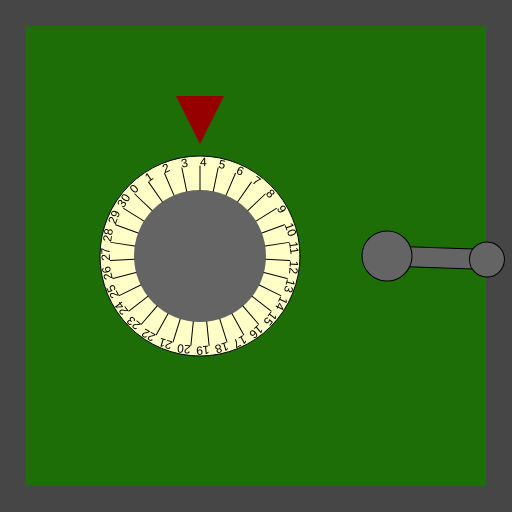
Frame 1 (no input)
Frame 60 (no input): identical to frame 1, image omitted
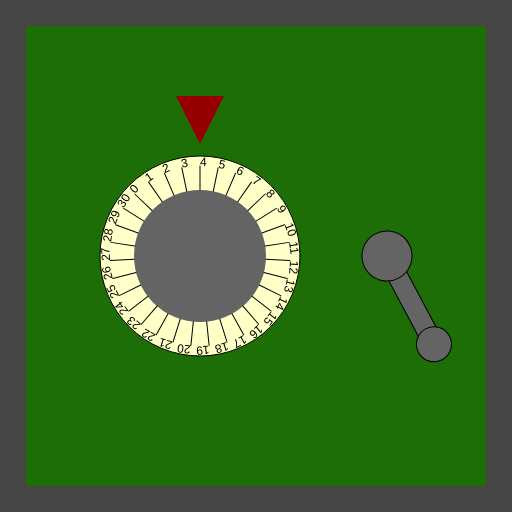
Frame 120 (the mouse pressed at the canvas centre since frame 60)

The p5.js sketch that drew these frames (run headless with seeded random() and noise() and a simulated clock; from frame 60 on, the mouse is pressed at the canvas centre):

// p5.js sketch
// ── sketch.js
/*

Officer: 9812102
CaseNum: 303-0-60671408-9812102

Case 303 - The Case of the Crooked Attorney
Stage 1 - Torvalds' Office

District Attorney Torvalds is well respected in Console City as an upstanding citizen and
enforcer of the law. Of course he’s as crooked as they come. I’ve had enough of having our
hard work at Sleuth and Co undermined by his bribes and back-payments. Let’s take take this
sucker down. I happen to know that Torvalds keeps his incriminating documents spread amongst
several safes in town. I’ll need you to bend the rules a little by breaking into them and
retrieving the incriminating evidence.

The first safe is in Torvald’s office. Crack it by doing the following:

	Whilst the mouse is being dragged:
	- Make restrictedVaultComb_0 equal to 6

	When the mouse button is released:
	- Make restrictedVaultComb_0 equal to 3

	Whilst the mouse is moving:
	- Make restrictedVaultComb_0 equal to 4

	When any key is pressed:
	- Make restrictedVaultComb_0 equal to 12

	When any key is pressed:
	- Make restrictedVaultComb_1 equal to 28

	When any key is released:
	- Make restrictedVaultComb_1 equal to 55

	Whilst the mouse is moving:
	- Make restrictedVaultComb_1 equal to 88

	Whilst the mouse is being dragged:
	- Make restrictedVaultComb_1 equal to 71



There are many possible ways of investigating this case, but you
should use ONLY the following commands:

	- The assignment operator aka. the equals sign !

*/

//declare the variables

var restrictedVaultComb_0;
var restrictedVaultComb_1;


function preload()
{
	//IMAGES WILL BE LOADED HERE

}

function setup()
{
	createCanvas(512,512);

	//initialise the variables
	restrictedVaultComb_0 = 0;
	restrictedVaultComb_1 = 0;

}

///////////////////EVENT HANDLERS///////////////////

//Add your code to these events to open the safe ...

function mouseMoved()
{
	console.log("mouseMoved", mouseX, mouseY);
    restrictedVaultComb_0 = 4;
    restrictedVaultComb_1 = 88;
}

function mouseDragged()
{
	console.log("mouseDragged", mouseX, mouseY);
    restrictedVaultComb_0 = 6;
    restrictedVaultComb_1 = 71;
}

function mousePressed()
{
	console.log("mousePressed");
    
    restrictedVaultComb_1 = 28;
}

function mouseReleased()
{
	console.log("mouseReleased");
    restrictedVaultComb_0 = 3;
    restrictedVaultComb_1 = 88;
}

function keyPressed()
{
	console.log("keyPressed", key);
    restrictedVaultComb_0 = 12;
    restrictedVaultComb_1 = 28;
}

function keyReleased()
{
	console.log("keyReleased", key);
    restrictedVaultComb_1 = 55;
    
}

///////////////DO NOT CHANGE CODE BELOW THIS POINT///////////////////

function draw()
{


	//Draw the safe door
	background(70);
	noStroke();
	fill(29,110,6);
	rect(26,26,width-52,width-52);

	//Draw the combination dial
	push();
	translate(200,height/2);
	drawDial(200, restrictedVaultComb_0, 31);
	pop();

	//Draw the lever
	push();
	translate(width - 125,256);
	drawLever(restrictedVaultComb_1);
	pop();

}

function drawDial(diameter,num,maxNum)
{
	//the combination lock

	var r = diameter * 0.5;
	var p = r * 0.6;

	stroke(0);
	fill(255,255,200);
	ellipse(0,0,diameter,diameter);
	fill(100);
	noStroke();
	ellipse(0,0,diameter*0.66,diameter*0.66);
	fill(150,0,0);
	triangle(
		-p * 0.4,-r-p,
		p * 0.4,-r-p,
		0,-r-p/5
	);

	noStroke();

	push();
	var inc = 360/maxNum;

	rotate(radians(-num * inc));
	for(var i = 0; i < maxNum; i++)
	{
		push();
		rotate(radians(i * inc));
		stroke(0);
		line(0,-r*0.66,0,-(r-10));
		noStroke();
		fill(0);
		text(i,0,-(r-10));
		pop();
	}

	pop();
}

function drawLever(rot)
{
	push();
	rotate(radians(-rot))
	stroke(0);
	fill(100);
	rect(-10,0,20,100);
	ellipse(0,0,50,50);
	ellipse(0,100,35,35);
	pop();
}
